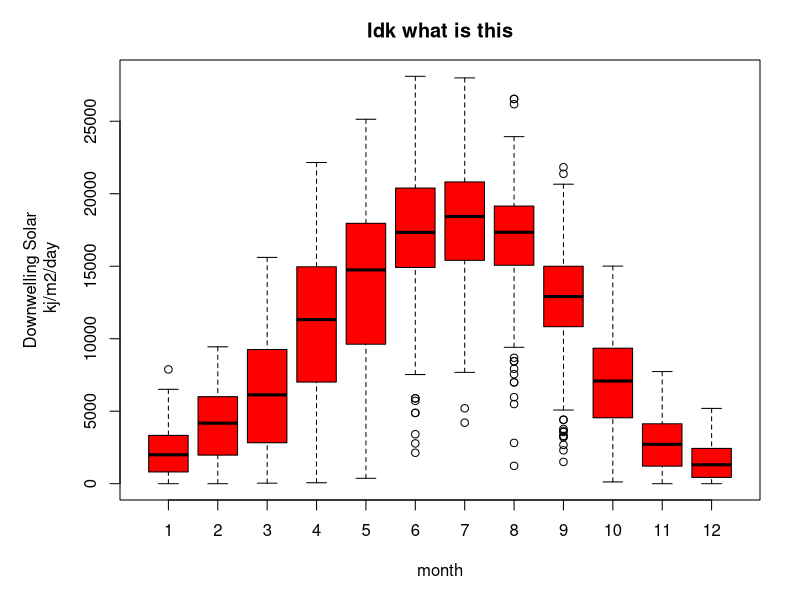

Write R code to recreate this figure.

sunlight = read.table("esm262/sun.txt", header=T)
par(mar=c(5,6,3,2))
boxplot(sunlight$Kdown_direct~sunlight$month,
        ylab="Downwelling Solar\n kj/m2/day",
        xlab="month", col="red",
        main="Idk what is this")

